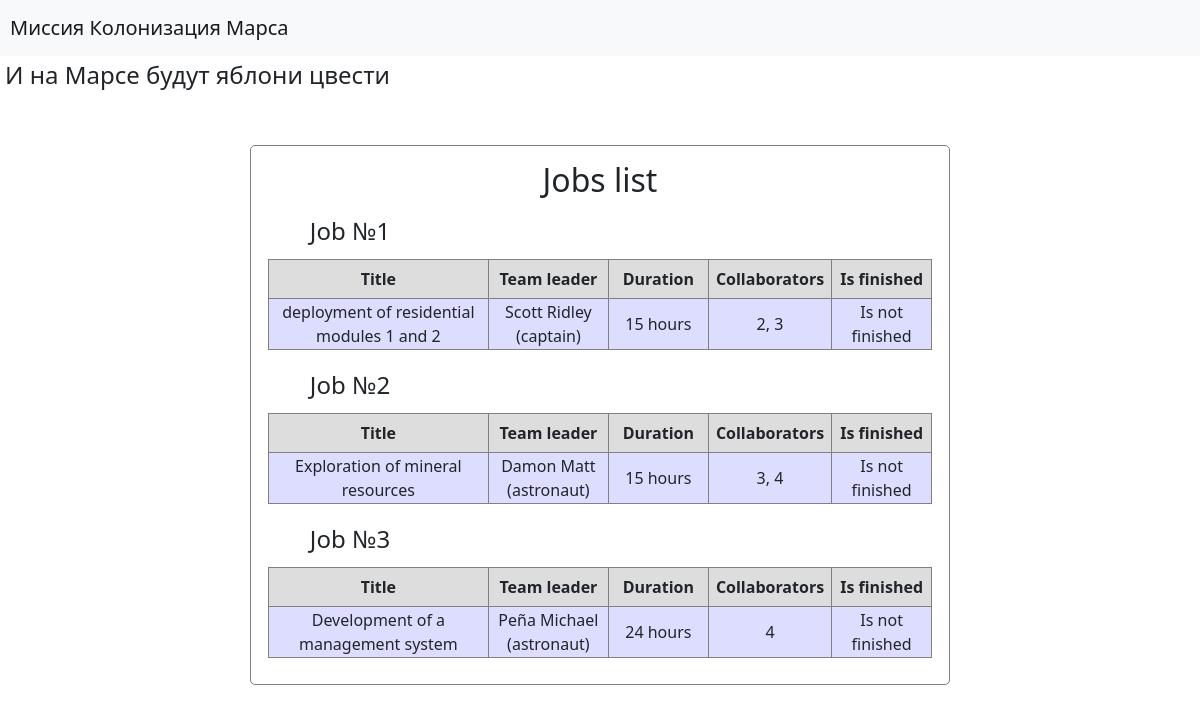
Page /jobs on the committed database.
### data/jobs.py (models this page shows, shortened)
class Jobs(SqlAlchemyBase):
    __tablename__ = 'jobs'
    id = Col(sqlalchemy.Integer, primary_key=True, autoincrement=True)
    team_leader = Col(sqlalchemy.Integer, sqlalchemy.ForeignKey("users.id"))
    job = Col(sqlalchemy.String)
    work_size = Col(sqlalchemy.Integer)
    collaborators = Col(sqlalchemy.String)
    start_date = Col(sqlalchemy.DateTime, default=datetime.now)
    end_date = Col(sqlalchemy.DateTime, default=lambda: datetime.now() + timedelta(days=1))
    is_finished = Col(sqlalchemy.Boolean)
    def values(self, session):
        leader = session.query(User).filter(User.id == self.team_leader)[0]
        leader = leader.surname + ' ' + leader.name + ' (' + leader.position + ')'
        work_size = str(self.work_size) + [' hours', ' hour'][self.work_size == 1]
        is_finished = ["Is not finished", "Is finished"][self.is_finished]
        return [self.job, leader, work_size, self.collaborators, is_finished][:]

### main.py (the view)
@app.route('/jobs')
def job_list():    # http://127.0.0.1:5000/jobs
    session = create_session()
    titles = ['Title', 'Team leader', 'Duration', 'Collaborators', 'Is finished']
    jobs = [job.values(session) for job in session.query(Jobs).all()]
    sizes = [220, 120, 100, 50, 100]
    return render_template('list_view.html', table_title='Jobs list',
                           title='Список работ', column_sizes=sizes, titles=titles, list=jobs)

### data/db_session.py (called while the page is built)
def create_session() -> Session:
    global __factory
    return __factory()

### templates/list_view.html (shortened to what this page needs)
{% extends "base.html" %}
{% block content %}
<form class="list">
    <h2>{{ table_title }}</h2>
    {% for item in list %}
    <div>
        <h4>Job №{{ loop.index }}</h4>
        <table>
            <tr>
                {% for i in titles %}
                    <th width="{{ column_sizes[ loop.index0 ] }}"> {{ i }} </th>
                {% endfor %}
            </tr>
            <tr>
                {% for i in item %}
                    <td width="{{ column_sizes[ loop.index0 ] }}"> {{ i }} </td>
                {% endfor %}
            </tr>
        </table>
    </div>
    {% endfor %}
</form>
{% endblock %}

### templates/base.html (shortened to what this page needs)
<!DOCTYPE html>
<html lang="en">
    <head>
        <link rel="stylesheet"
        href="https://cdn.jsdelivr.net/npm/bootstrap@5.0.0-beta1/dist/css/bootstrap.min.css"
>
        <link rel="stylesheet" type="text/css" href="/static/css/style.css"/>
    </head>
    <body>
        <header>
            <nav class="navbar navbar-light bg-light">
                <a class="navbar-brand" href="/">Миссия Колонизация Марса</a>
            </nav>
            <h4> И на Марсе будут яблони цвести</h4>
        </header>
        {% block content %}{% endblock %}
    </body>
</html>

### static/css/style.css (style rules this page uses)
form.list { margin-top: 50px; margin-left: auto; margin-right: auto; width: 700px; background-color: #ffffff; padding: 10px; text-align: center; border: 1px solid gray; border-radius: 5px; }
nav { background-color: #eeeefe; }
a { margin-left: 10px; }
h2 { padding: 5px; }
h4 { margin-right: 500px; padding: 5px; }
table { margin-left: auto; margin-right: auto; border: 1px solid gray; width: auto; }
th { border: 1px solid gray; background-color: #dddddd; padding: 7px; border-left: 25px; text-align: center; }
td { border: 1px solid gray; background-color: #ddddff; max-width: 300px; }

### rows in the picture
Jobs: {{ column_sizes[ loop.index0 ] }} 220 (drawn), titles "Title" "Team leader" "Duration" "Collaborators" "Is finished", {{ column_sizes[ loop.index0 ] }} 120 (drawn), {{ column_sizes[ loop.index0 ] }} 100 (drawn), {{ column_sizes[ loop.index0 ] }} 50 (drawn), job "deployment of residential modules 1 and 2", item "Scott Ridley (captain)" "15 hours" "Is not finished", collaborators "2, 3"
Jobs: {{ column_sizes[ loop.index0 ] }} 220 (drawn), titles "Title" "Team leader" "Duration" "Collaborators" "Is finished", {{ column_sizes[ loop.index0 ] }} 120 (drawn), {{ column_sizes[ loop.index0 ] }} 100 (drawn), {{ column_sizes[ loop.index0 ] }} 50 (drawn), job "Exploration of mineral resources", item "Damon Matt (astronaut)" "15 hours" "Is not finished", collaborators "3, 4"
Jobs: {{ column_sizes[ loop.index0 ] }} 220 (drawn), titles "Title" "Team leader" "Duration" "Collaborators" "Is finished", {{ column_sizes[ loop.index0 ] }} 120 (drawn), {{ column_sizes[ loop.index0 ] }} 100 (drawn), {{ column_sizes[ loop.index0 ] }} 50 (drawn), job "Development of a management system", item "Peña Michael (astronaut)" "24 hours" "4" "Is not finished"

### other values in the picture
{{ table_title }} "Jobs list"
